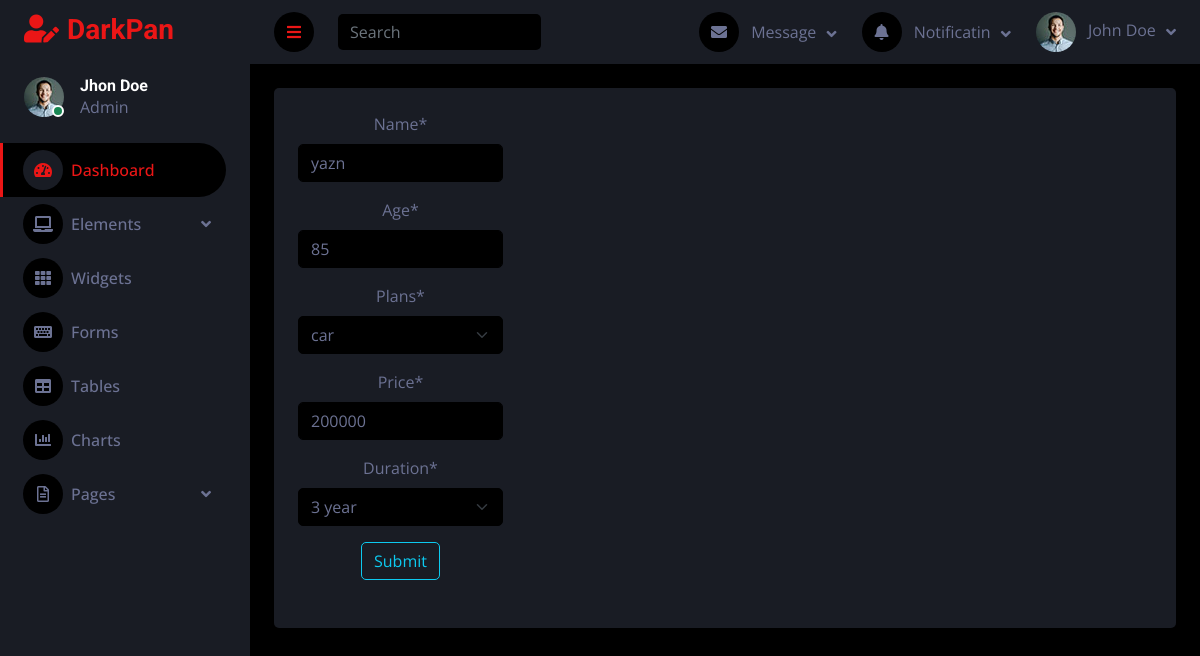
The page /update/3/ on the database its author committed.
### rootapp/models.py (models this page shows)
class LifeInsurance(models.Model):
    duration_plans=(
        ('3 years', '3 year'),
        ('5 years', '5 year'),
        ('10 years', '10 year',)
    )
    life_plans=(
        ('health','health'),
        ('car','car'),
        ('home','home'),
        ('life','life'),
    )
    name=models.CharField(max_length=20)
    age=models.IntegerField()
    plans=models.CharField(max_length=20,choices=life_plans)
    price=models.IntegerField()
    duration=models.CharField(choices=duration_plans,max_length=25)

### rootapp/views.py (the view)
# urls.py: path('update/<int:id>/', views.update_data, name='update_data'),
def update_data(request,id):
    data=LifeInsurance.objects.get(id=id)
    form=InsuranceForm(instance=data)
    if request.method == 'POST':
        data = InsuranceForm(request.POST,instance=data)
        if data.is_valid():
            data.save()
            return redirect('viewdata')
    return render(request, 'update.html', {'form': form})

### root/forms.py
class InsuranceForm(forms.ModelForm):
    class Meta:
        model=LifeInsurance
        fields=('__all__')

### update.html (shortened to what this page needs)
{% extends 'dash.html' %}
{% load crispy_forms_tags %}
{% block content %}
<form method="post">
{{ form|crispy }}
<button type="submit" onclick="myFunction()" class="btn btn-outline-info">Submit</button>
</form>
{% endblock %}

### static/dash/css/style.css (style rules this page uses)
:root { --primary: #EB1616; --secondary: #191C24; --light: #6C7293; --dark: #000000; }
.btn { transition: .5s; }

### rows shown on the page
LifeInsurance: name "yazn", age "85", plans "car", price "200000", duration "3 year"
